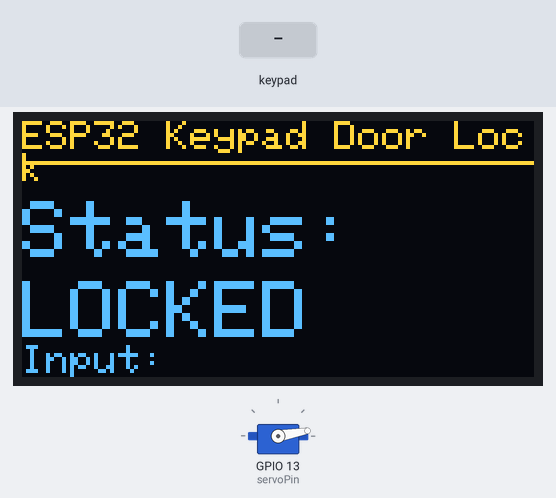
Bench run of a sketch on a simulated ESP32. On the bench: 128×64 one-colour display, servo. The inputs (shaded band) are chosen by the test bench. The OLED is the two-colour kind (top 16 rows yellow); what the sketch prints to the serial monitor is not drawn.

Above: at 1.2 s.
1.3 s: keypad keys 1 2 3 7 # pressed 0.4 s apart
At 3.6 s:
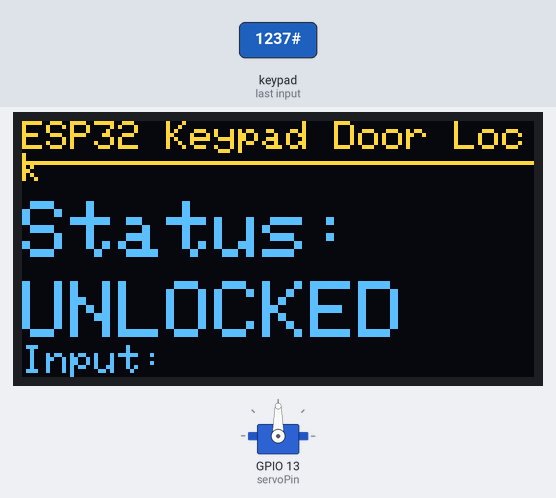
4.8 s: key '#' pressed
At 5.3 s:
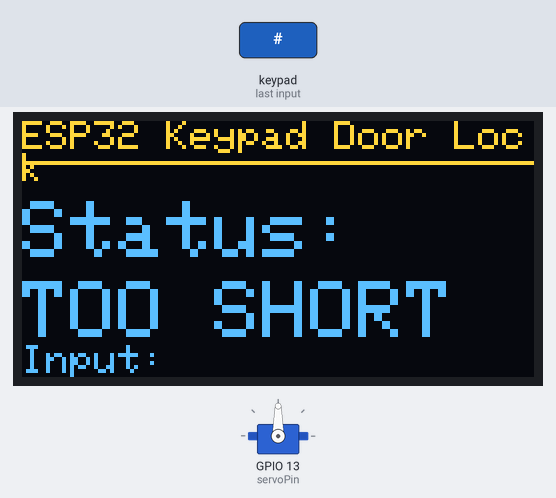
7.8 s: keypad keys 3 2 3 3 2 5 2 6 # pressed 0.4 s apart
At 12.2 s:
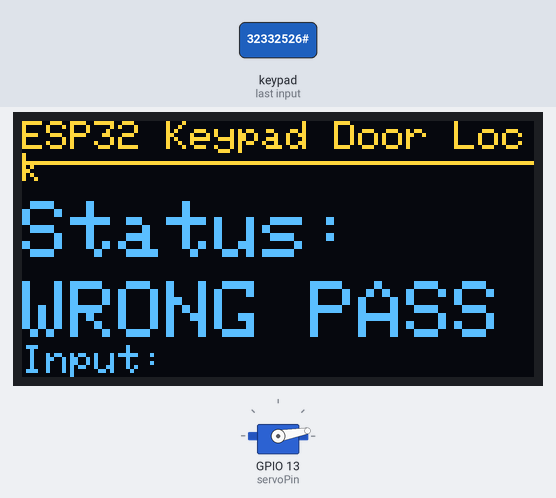
12.9 s: key '1' pressed
At 14.0 s:
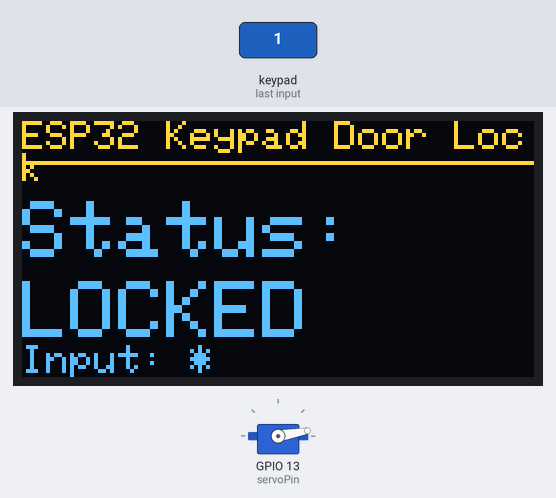
14.5 s: key '#' pressed
At 15.7 s:
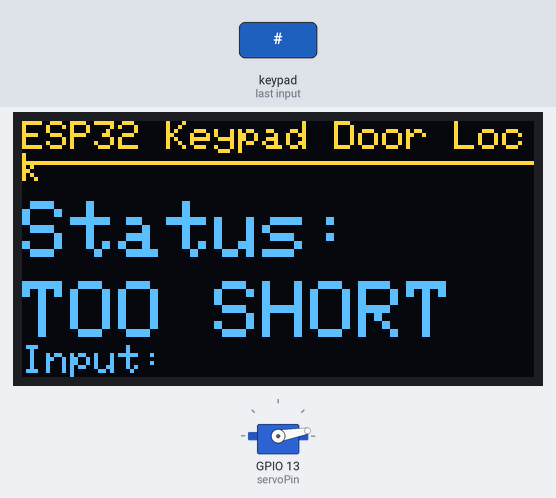
17.5 s: key '2' pressed
At 18.2 s:
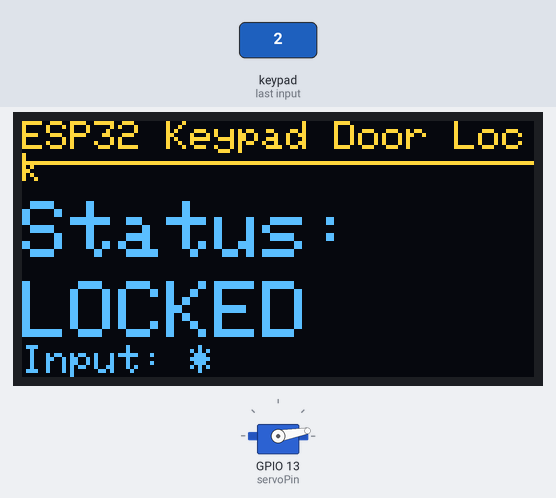
Timing chart, 0 to 20.0 s (numbered marks = the images above; inputs shaded):
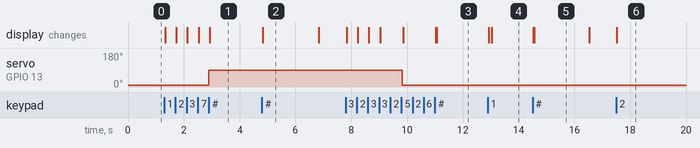

Measured:
- after the input at 1.3 s, servo on GPIO 13 (servoPin): 10° → 90° after 1.6 s; the display: first changes at once (image 1 shows a later state)
- after the input at 4.8 s, the display: changes at once (image 2)
- after the input at 7.8 s, the display: first changes at once (image 3 shows a later state)
- after the input at 12.9 s, the display: first changes at once (image 4 shows a later state)
- after the input at 14.5 s, the display: first changes at once (image 5 shows a later state)
- after the input at 17.5 s, the display: changes at once (image 6)
- what the display in image 2 shows lasts 2.0 s, from 4.8 s to 6.8 s

The sketch:

Smart_Door_Lock_Using_Keypad_and_Servo.ino
```cpp
#include <Keypad.h>
#include <ESP32Servo.h>
#include <Wire.h>
#include <Adafruit_GFX.h>
#include <Adafruit_SSD1306.h>

// --- Configuration ---
const char CORRECT_PASS[] = "1237";
const uint8_t PASSWORD_LENGTH = 4;
const unsigned long UNLOCK_DURATION_MS = 5000; // Time in milliseconds the door stays unlocked
const unsigned long MSG_DURATION_MS = 2000;    // Time in milliseconds for status messages to show

// --- Hardware Pins ---
const int servoPin = 13;
const byte ROWS = 4;
const byte COLS = 4;
byte rowPins[ROWS] = {32, 33, 25, 26}; // ESP32 pins for keypad rows
byte colPins[COLS] = {17, 16, 4, 15};  // ESP32 pins for keypad columns
// For OLED display: SDA to pin 21, SCL to pin 22

// --- Servo Angles ---
const int LOCK_ANGLE = 10;
const int UNLOCK_ANGLE = 90;

// --- OLED Display Settings ---
#define SCREEN_WIDTH 128
#define SCREEN_HEIGHT 64
#define OLED_RESET    -1
Adafruit_SSD1306 display(SCREEN_WIDTH, SCREEN_HEIGHT, &Wire, OLED_RESET);

// --- Keypad Layout ---
char keys[ROWS][COLS] = {
  {'1','2','3','A'},
  {'4','5','6','B'},
  {'7','8','9','C'},
  {'*','0','#','D'}
};
Keypad keypad = Keypad(makeKeymap(keys), rowPins, colPins, ROWS, COLS);

// --- Global Variables ---
Servo myServo;
String inputPass = "";
bool unlocked = false;
unsigned long stateChangeMillis = 0; // Tracks time for auto-lock or message clearing
String statusMsg = "LOCKED";
bool temporaryMsgActive = false;


void setup() {
  Serial.begin(115200);

  // Initialize OLED Display
  Wire.begin(21, 22); // Specify SDA, SCL pins
  if(!display.begin(SSD1306_SWITCHCAPVCC, 0x3C)) {
    Serial.println(F("SSD1306 allocation failed"));
    for(;;); // Don't proceed, loop forever
  }

  // Initialize Servo
  myServo.attach(servoPin);
  myServo.write(LOCK_ANGLE); // IMPORTANT: Start in the locked position
  unlocked = false;
  statusMsg = "LOCKED";

  Serial.println("System Ready: ESP32 Keypad Door Lock");
  drawScreen();
}

// =================================================================
// LOOP: Runs continuously
// =================================================================
void loop() {
  char key = keypad.getKey();
  if (key) {
    handleKeyPress(key);
  }

  // Check if the door should be auto-locked
  if (unlocked && (millis() - stateChangeMillis >= UNLOCK_DURATION_MS)) {
    lockDoor();
  }

  // Check if a temporary message (like "WRONG PASS") should be cleared
  if (temporaryMsgActive && (millis() - stateChangeMillis >= MSG_DURATION_MS)) {
    temporaryMsgActive = false;
    statusMsg = unlocked ? "UNLOCKED" : "LOCKED"; // Revert to the actual current state
    drawScreen();
  }
}


void handleKeyPress(char key) {
  if (key == '*') { // Clear last digit
    if (inputPass.length() > 0) {
      inputPass.remove(inputPass.length() - 1);
    }
  } else if (key == '#') { // Submit password
    checkPassword();
  } else if (key >= '0' && key <= '9') { // Append digit
    if (inputPass.length() < PASSWORD_LENGTH) {
      inputPass += key;
    }
  }
  // Ignore other keys like A, B, C, D

  drawScreen(); // Update the display after every key press
}

/**
 * @brief Compares the entered password with the correct one.
 */
void checkPassword() {
  if (inputPass == String(CORRECT_PASS)) {
    unlockDoor();
  } else {
    showTemporaryMessage(inputPass.length() < PASSWORD_LENGTH ? "TOO SHORT" : "WRONG PASS");
    inputPass = ""; // Clear the wrong password
  }
}

/**
 * @brief Unlocks the door by moving the servo.
 */
void unlockDoor() {
  myServo.write(UNLOCK_ANGLE);
  unlocked = true;
  statusMsg = "UNLOCKED";
  inputPass = "";
  stateChangeMillis = millis(); // Reset timer for auto-lock
  temporaryMsgActive = false;
  Serial.println("Door UNLOCKED");
  drawScreen();
}

/**
 * @brief Locks the door by moving the servo.
 */
void lockDoor() {
  myServo.write(LOCK_ANGLE);
  unlocked = false;
  statusMsg = "LOCKED";
  stateChangeMillis = millis();
  temporaryMsgActive = false;
  Serial.println("Door LOCKED");
  drawScreen();
}

/**
 * @brief Displays a temporary message on the screen (e.g., "WRONG PASS").
 */
void showTemporaryMessage(String msg) {
  statusMsg = msg;
  temporaryMsgActive = true;
  stateChangeMillis = millis(); // Reset timer for message clearing
  Serial.println("Status: " + msg);
  drawScreen();
}

/**
 * @brief Redraws the entire OLED display with current status.
 */
void drawScreen() {
  display.clearDisplay();
  display.setTextSize(1);
  display.setTextColor(SSD1306_WHITE);

  display.setCursor(0,0);
  display.println("ESP32 Keypad Door Lock");
  display.drawLine(0, 10, SCREEN_WIDTH, 10, SSD1306_WHITE);

  display.setTextSize(2);
  display.setCursor(0, 20);
  display.print("Status:");
  display.setCursor(0, 40);
  display.print(statusMsg);

  display.setTextSize(1);
  display.setCursor(0, 56);
  display.print("Input: ");
  String maskedPass = "";
  for (uint8_t i = 0; i < inputPass.length(); i++) {
    maskedPass += '*';
  }
  display.print(maskedPass);

  display.display();
}
```
